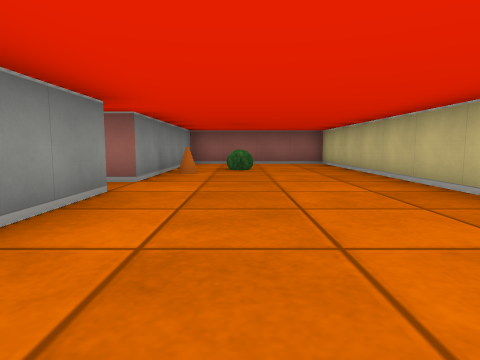
View 1 (above)

16 first-person views from a walk through a cub3D ray-caster map. The camera is about half as high as the walls, tilts 6° down and sees 75° across. The floor is counted in squares. Each view is taken from the middle of a square. On the plan, view 1 faces up. The plan holds only what a view shows up to about 9 squares ahead; the rest is blank.

View 2
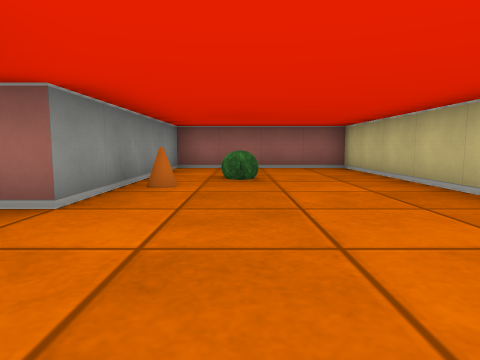

View 3
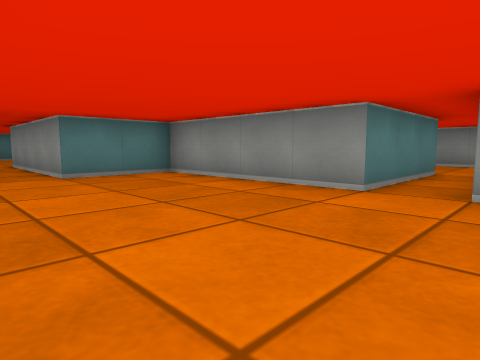

View 4
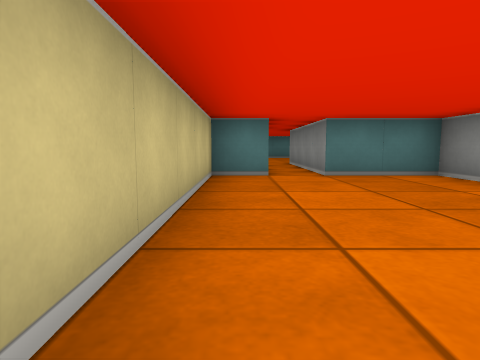

View 5
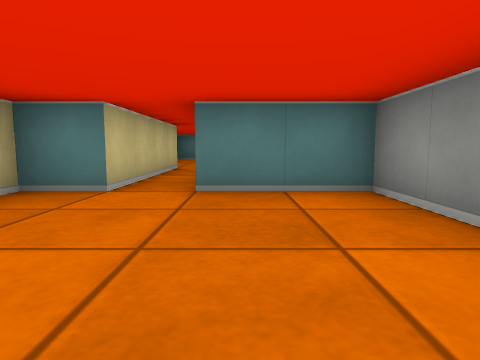

View 6
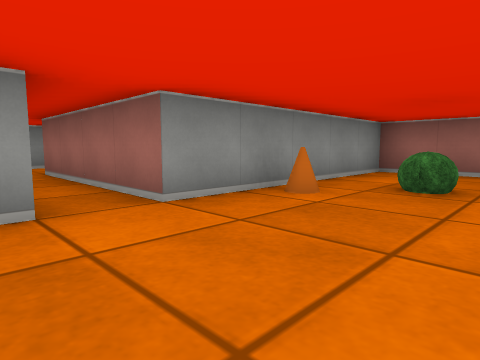

View 7
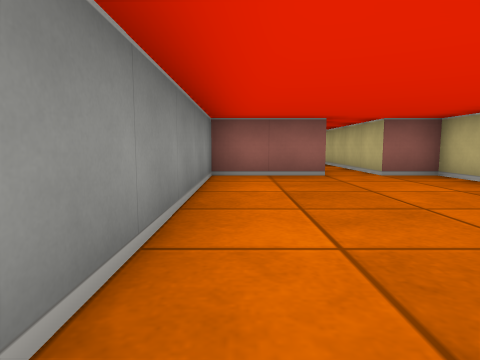

View 8
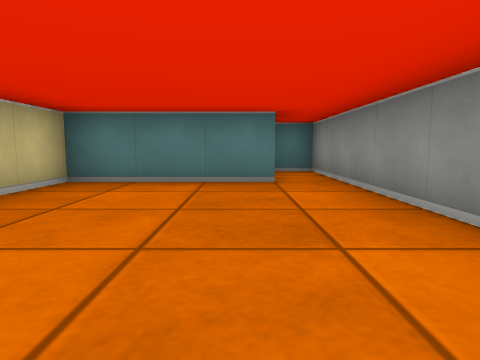

View 9
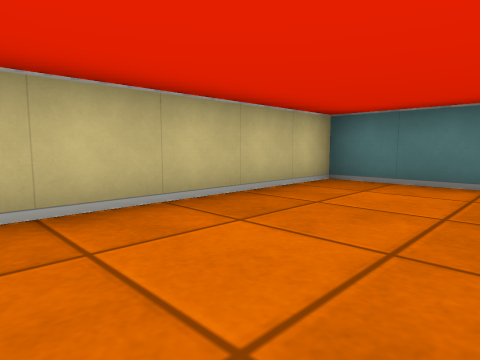

View 10
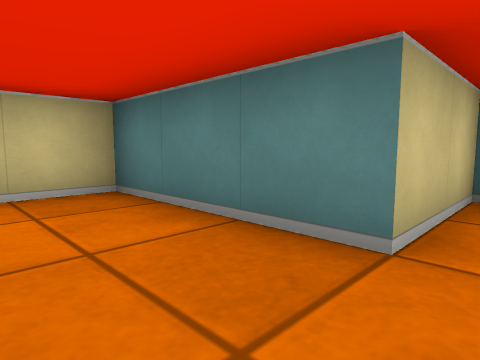

View 11
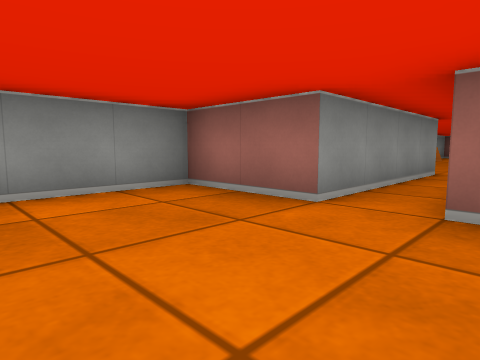

View 12
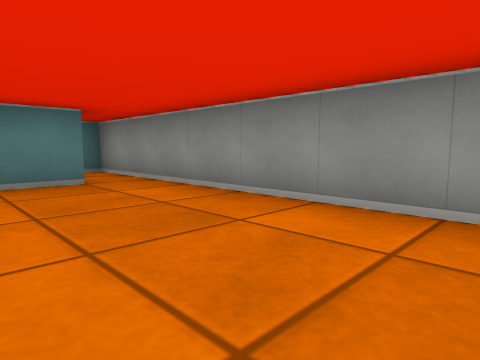

View 13
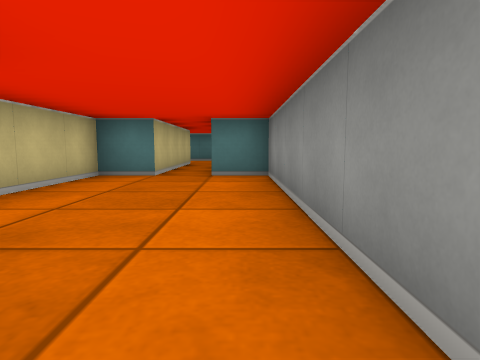

View 14
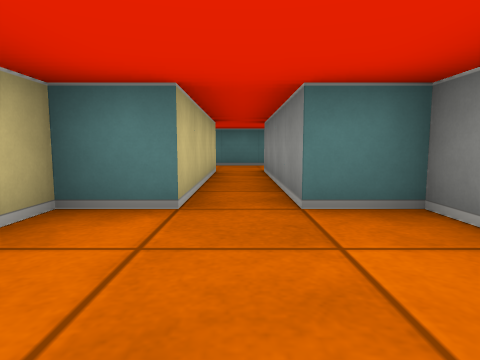

View 15
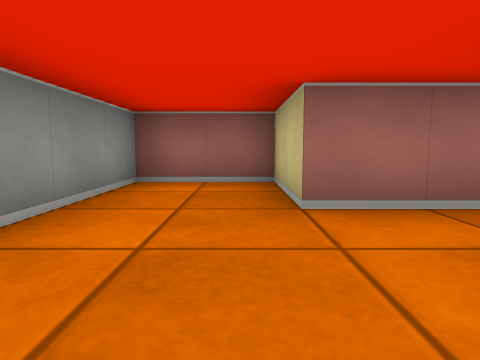

View 16
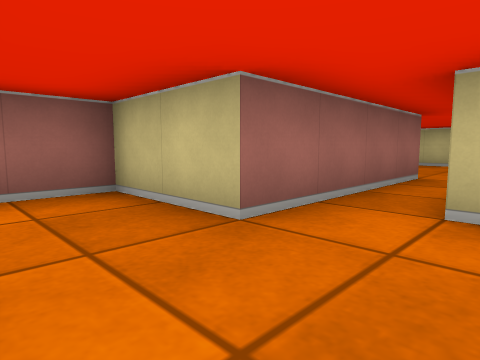

### Floor plan
Ten units are one square. View 1 is at (0, 0); x grows to the right and y downward. Boxes are objects, and circles mark ways between rooms. Rooms are numbered by the first view taken in them; rooms with no view inside come last. Other rooms are left out.
<svg viewBox="-80 -100 110 220">
<path fill="none" stroke="#000" d="M-45 -35 -15 -35 -15 5 5 5 5 45M15 45 15 5 25 5 25 -95 -15 -95 -15 -45 -45 -45M5 45 -15 45 -15 115 -5 115 -5 95 25 95 25 45 15 45M-45 -45 -55 -45 -55 -65 -75 -65 -75 -5 -65 -5 -65 35M-55 34 -55 -5 -45 -5 -45 -35"/>
<rect x="-15" y="-65" width="10" height="10" fill="#bbb"><title>cone</title></rect>
<rect x="-5" y="-75" width="10" height="10" fill="#bbb"><title>bush</title></rect>
<circle cx="10" cy="40" r="3" fill="#2a7"/>
<circle cx="-40" cy="-40" r="3" fill="#2a7"/>
<text x="0" y="-40">1</text>
<text x="0" y="70">2</text>
<text x="-60" y="-20">3</text>
</svg>
Room 1 opens to room 2. Room 1 opens to room 3.

Where each view was taken, in squares from view 1:
view 1: 0 up, 0 right, facing up
view 2: 2 up, 0 right, facing up
view 3: 5 up, 2 right, facing down-left
view 4: 5 up, 2 right, facing down
view 5: 3 up, 0 right, facing down
view 6: 3 up, 1 right, facing up-left
view 7: 10 down, 1 left, facing up
view 8: 5 down, 0 right, facing down
view 9: 5 down, 0 right, facing down-right
view 10: 8 down, 1 left, facing down-right
view 11: 7 down, 2 right, facing up-left
view 12: 5 down, 1 right, facing down-left
view 13: 6 up, 7 left, facing down
view 14: 3 up, 6 left, facing down
view 15: 2 up, 6 left, facing up
view 16: 3 up, 7 left, facing up-right
